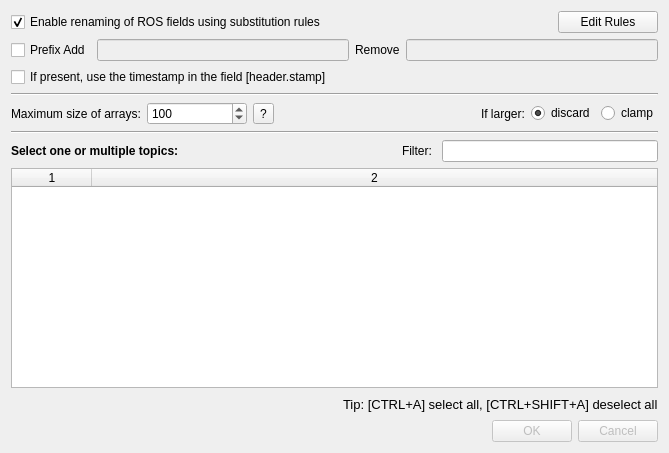
<?xml version="1.0" encoding="UTF-8"?>
<ui version="4.0">
 <class>dialogSelectRosTopics</class>
 <widget class="QDialog" name="dialogSelectRosTopics">
  <property name="geometry">
   <rect>
    <x>0</x>
    <y>0</y>
    <width>669</width>
    <height>453</height>
   </rect>
  </property>
  <property name="windowTitle">
   <string>Select ROS messages</string>
  </property>
  <layout class="QVBoxLayout" name="verticalLayout">
   <item>
    <layout class="QHBoxLayout" name="horizontalLayout">
     <item>
      <widget class="QCheckBox" name="checkBoxEnableRules">
       <property name="focusPolicy">
        <enum>Qt::NoFocus</enum>
       </property>
       <property name="text">
        <string>Enable renaming of ROS fields using substitution rules</string>
       </property>
       <property name="checked">
        <bool>true</bool>
       </property>
      </widget>
     </item>
     <item>
      <widget class="QPushButton" name="pushButtonEditRules">
       <property name="maximumSize">
        <size>
         <width>100</width>
         <height>16777215</height>
        </size>
       </property>
       <property name="focusPolicy">
        <enum>Qt::NoFocus</enum>
       </property>
       <property name="text">
        <string>Edit Rules</string>
       </property>
      </widget>
     </item>
    </layout>
   </item>
   <item>
    <layout class="QHBoxLayout" name="horizontalLayout_3">
     <item>
      <widget class="QCheckBox" name="checkBoxPrefix">
       <property name="focusPolicy">
        <enum>Qt::NoFocus</enum>
       </property>
       <property name="toolTip">
        <string>&lt;html&gt;&lt;head/&gt;&lt;body&gt;&lt;p&gt;Add or remove a prefix to the name of each loaded field.&lt;/p&gt;&lt;/body&gt;&lt;/html&gt;</string>
       </property>
       <property name="text">
        <string>Prefix Add</string>
       </property>
      </widget>
     </item>
     <item>
      <widget class="QLineEdit" name="addPrefix">
       <property name="enabled">
        <bool>false</bool>
       </property>
      </widget>
     </item>
     <item>
      <widget class="QLabel" name="label_5">
       <property name="text">
        <string>Remove</string>
       </property>
      </widget>
     </item>
     <item>
      <widget class="QLineEdit" name="removePrefix">
       <property name="enabled">
        <bool>false</bool>
       </property>
      </widget>
     </item>
    </layout>
   </item>
   <item>
    <widget class="QCheckBox" name="checkBoxTimestamp">
     <property name="text">
      <string>If present, use the timestamp in the field [header.stamp]</string>
     </property>
    </widget>
   </item>
   <item>
    <widget class="Line" name="line_2">
     <property name="orientation">
      <enum>Qt::Horizontal</enum>
     </property>
    </widget>
   </item>
   <item>
    <layout class="QHBoxLayout" name="horizontalLayout_2" stretch="0,1,0,0,0,0,0">
     <item>
      <widget class="QLabel" name="label">
       <property name="text">
        <string>Maximum size of arrays:</string>
       </property>
      </widget>
     </item>
     <item>
      <widget class="QSpinBox" name="spinBoxArraySize">
       <property name="maximumSize">
        <size>
         <width>100</width>
         <height>16777215</height>
        </size>
       </property>
       <property name="toolTip">
        <string>MAX size of an array</string>
       </property>
       <property name="whatsThis">
        <string>&lt;html&gt;&lt;head/&gt;&lt;body&gt;&lt;p&gt;It any field of a message contains a vector which size is larger than this number, the entire vector will we skipped.&lt;/p&gt;&lt;p&gt;&lt;br/&gt;&lt;/p&gt;&lt;/body&gt;&lt;/html&gt;</string>
       </property>
       <property name="minimum">
        <number>10</number>
       </property>
       <property name="maximum">
        <number>10000</number>
       </property>
       <property name="value">
        <number>100</number>
       </property>
      </widget>
     </item>
     <item>
      <widget class="QToolButton" name="maximumSizeHelp">
       <property name="focusPolicy">
        <enum>Qt::NoFocus</enum>
       </property>
       <property name="text">
        <string>?</string>
       </property>
      </widget>
     </item>
     <item>
      <spacer name="horizontalSpacer">
       <property name="orientation">
        <enum>Qt::Horizontal</enum>
       </property>
       <property name="sizeHint" stdset="0">
        <size>
         <width>40</width>
         <height>20</height>
        </size>
       </property>
      </spacer>
     </item>
     <item>
      <widget class="QLabel" name="labelBigNumber">
       <property name="styleSheet">
        <string notr="true"/>
       </property>
       <property name="text">
        <string>If larger:</string>
       </property>
      </widget>
     </item>
     <item>
      <widget class="QRadioButton" name="radioMaxDiscard">
       <property name="focusPolicy">
        <enum>Qt::NoFocus</enum>
       </property>
       <property name="toolTip">
        <string>If the size of an array exceeds MAX, discard the entire array.</string>
       </property>
       <property name="text">
        <string>discard</string>
       </property>
       <property name="checked">
        <bool>true</bool>
       </property>
      </widget>
     </item>
     <item>
      <widget class="QRadioButton" name="radioMaxClamp">
       <property name="focusPolicy">
        <enum>Qt::NoFocus</enum>
       </property>
       <property name="toolTip">
        <string>If the size of an array exceeds MAX, keep only the kist MAX elements.</string>
       </property>
       <property name="text">
        <string>clamp</string>
       </property>
      </widget>
     </item>
    </layout>
   </item>
   <item>
    <widget class="Line" name="line">
     <property name="orientation">
      <enum>Qt::Horizontal</enum>
     </property>
    </widget>
   </item>
   <item>
    <layout class="QHBoxLayout" name="horizontalLayout_5">
     <item>
      <widget class="QLabel" name="label_2">
       <property name="font">
        <font>
         <weight>75</weight>
         <bold>true</bold>
        </font>
       </property>
       <property name="text">
        <string>Select one or multiple topics:</string>
       </property>
      </widget>
     </item>
     <item>
      <spacer name="horizontalSpacer_3">
       <property name="orientation">
        <enum>Qt::Horizontal</enum>
       </property>
       <property name="sizeHint" stdset="0">
        <size>
         <width>40</width>
         <height>20</height>
        </size>
       </property>
      </spacer>
     </item>
     <item>
      <widget class="QLabel" name="label_4">
       <property name="text">
        <string>Filter: </string>
       </property>
      </widget>
     </item>
     <item>
      <widget class="QLineEdit" name="lineEditFilter">
       <property name="maximumSize">
        <size>
         <width>300</width>
         <height>16777215</height>
        </size>
       </property>
       <property name="clearButtonEnabled">
        <bool>true</bool>
       </property>
      </widget>
     </item>
    </layout>
   </item>
   <item>
    <widget class="QTableWidget" name="listRosTopics">
     <property name="sizePolicy">
      <sizepolicy hsizetype="Minimum" vsizetype="Expanding">
       <horstretch>0</horstretch>
       <verstretch>0</verstretch>
      </sizepolicy>
     </property>
     <property name="sizeAdjustPolicy">
      <enum>QAbstractScrollArea::AdjustIgnored</enum>
     </property>
     <property name="editTriggers">
      <set>QAbstractItemView::NoEditTriggers</set>
     </property>
     <property name="showDropIndicator" stdset="0">
      <bool>false</bool>
     </property>
     <property name="dragDropOverwriteMode">
      <bool>false</bool>
     </property>
     <property name="selectionMode">
      <enum>QAbstractItemView::MultiSelection</enum>
     </property>
     <property name="selectionBehavior">
      <enum>QAbstractItemView::SelectRows</enum>
     </property>
     <property name="textElideMode">
      <enum>Qt::ElideRight</enum>
     </property>
     <property name="sortingEnabled">
      <bool>true</bool>
     </property>
     <property name="columnCount">
      <number>2</number>
     </property>
     <attribute name="horizontalHeaderDefaultSectionSize">
      <number>80</number>
     </attribute>
     <attribute name="horizontalHeaderShowSortIndicator" stdset="0">
      <bool>true</bool>
     </attribute>
     <attribute name="horizontalHeaderStretchLastSection">
      <bool>true</bool>
     </attribute>
     <attribute name="verticalHeaderDefaultSectionSize">
      <number>21</number>
     </attribute>
     <attribute name="verticalHeaderMinimumSectionSize">
      <number>18</number>
     </attribute>
     <column/>
     <column/>
    </widget>
   </item>
   <item>
    <layout class="QHBoxLayout" name="horizontalLayout_4">
     <item>
      <spacer name="horizontalSpacer_2">
       <property name="orientation">
        <enum>Qt::Horizontal</enum>
       </property>
       <property name="sizeHint" stdset="0">
        <size>
         <width>40</width>
         <height>20</height>
        </size>
       </property>
      </spacer>
     </item>
     <item>
      <widget class="QLabel" name="label_3">
       <property name="font">
        <font>
         <pointsize>10</pointsize>
        </font>
       </property>
       <property name="text">
        <string>Tip: [CTRL+A] select all, [CTRL+SHIFT+A] deselect all</string>
       </property>
      </widget>
     </item>
    </layout>
   </item>
   <item>
    <widget class="QDialogButtonBox" name="buttonBox">
     <property name="enabled">
      <bool>false</bool>
     </property>
     <property name="orientation">
      <enum>Qt::Horizontal</enum>
     </property>
     <property name="standardButtons">
      <set>QDialogButtonBox::Cancel|QDialogButtonBox::Ok</set>
     </property>
    </widget>
   </item>
  </layout>
 </widget>
 <resources/>
 <connections>
  <connection>
   <sender>buttonBox</sender>
   <signal>accepted()</signal>
   <receiver>dialogSelectRosTopics</receiver>
   <slot>accept()</slot>
   <hints>
    <hint type="sourcelabel">
     <x>248</x>
     <y>254</y>
    </hint>
    <hint type="destinationlabel">
     <x>157</x>
     <y>274</y>
    </hint>
   </hints>
  </connection>
  <connection>
   <sender>buttonBox</sender>
   <signal>rejected()</signal>
   <receiver>dialogSelectRosTopics</receiver>
   <slot>reject()</slot>
   <hints>
    <hint type="sourcelabel">
     <x>316</x>
     <y>260</y>
    </hint>
    <hint type="destinationlabel">
     <x>286</x>
     <y>274</y>
    </hint>
   </hints>
  </connection>
 </connections>
</ui>
